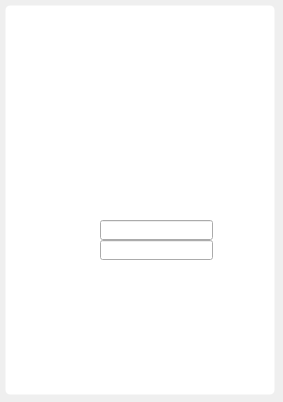
<?xml version="1.0" encoding="UTF-8"?>
<ui version="4.0">
 <class>LoginDialog</class>
 <widget class="QDialog" name="LoginDialog">
  <property name="geometry">
   <rect>
    <x>0</x>
    <y>0</y>
    <width>283</width>
    <height>402</height>
   </rect>
  </property>
  <property name="windowTitle">
   <string>微信客户端</string>
  </property>
  <widget class="QLabel" name="label">
   <property name="geometry">
    <rect>
     <x>0</x>
     <y>0</y>
     <width>280</width>
     <height>400</height>
    </rect>
   </property>
   <property name="styleSheet">
    <string notr="true">QFrame {
    border: 1px solid black;
    border-radius: 5px;
    background-color: white;
    color: black;
    font-size: 12px;
    padding: 5px;
    margin: 5px;
    alignment: left center;
    border-style: sunken;
}
</string>
   </property>
   <property name="text">
    <string/>
   </property>
   <property name="pixmap">
    <pixmap>images/login.jpg</pixmap>
   </property>
  </widget>
  <widget class="QLineEdit" name="userLineEdit">
   <property name="geometry">
    <rect>
     <x>100</x>
     <y>220</y>
     <width>113</width>
     <height>20</height>
    </rect>
   </property>
   <property name="font">
    <font>
     <family>微软雅黑</family>
     <pointsize>10</pointsize>
    </font>
   </property>
   <property name="alignment">
    <set>Qt::AlignCenter</set>
   </property>
  </widget>
  <widget class="QLineEdit" name="pwdLineEdit">
   <property name="geometry">
    <rect>
     <x>100</x>
     <y>240</y>
     <width>113</width>
     <height>20</height>
    </rect>
   </property>
   <property name="font">
    <font>
     <family>微软雅黑</family>
     <pointsize>10</pointsize>
    </font>
   </property>
   <property name="alignment">
    <set>Qt::AlignCenter</set>
   </property>
  </widget>
  <widget class="QPushButton" name="loginPushButton">
   <property name="geometry">
    <rect>
     <x>50</x>
     <y>260</y>
     <width>212</width>
     <height>43</height>
    </rect>
   </property>
   <property name="font">
    <font>
     <family>微软雅黑</family>
     <pointsize>10</pointsize>
     <bold>false</bold>
    </font>
   </property>
   <property name="text">
    <string/>
   </property>
   <property name="flat">
    <bool>true</bool>
   </property>
  </widget>
 </widget>
 <resources/>
 <connections/>
</ui>
